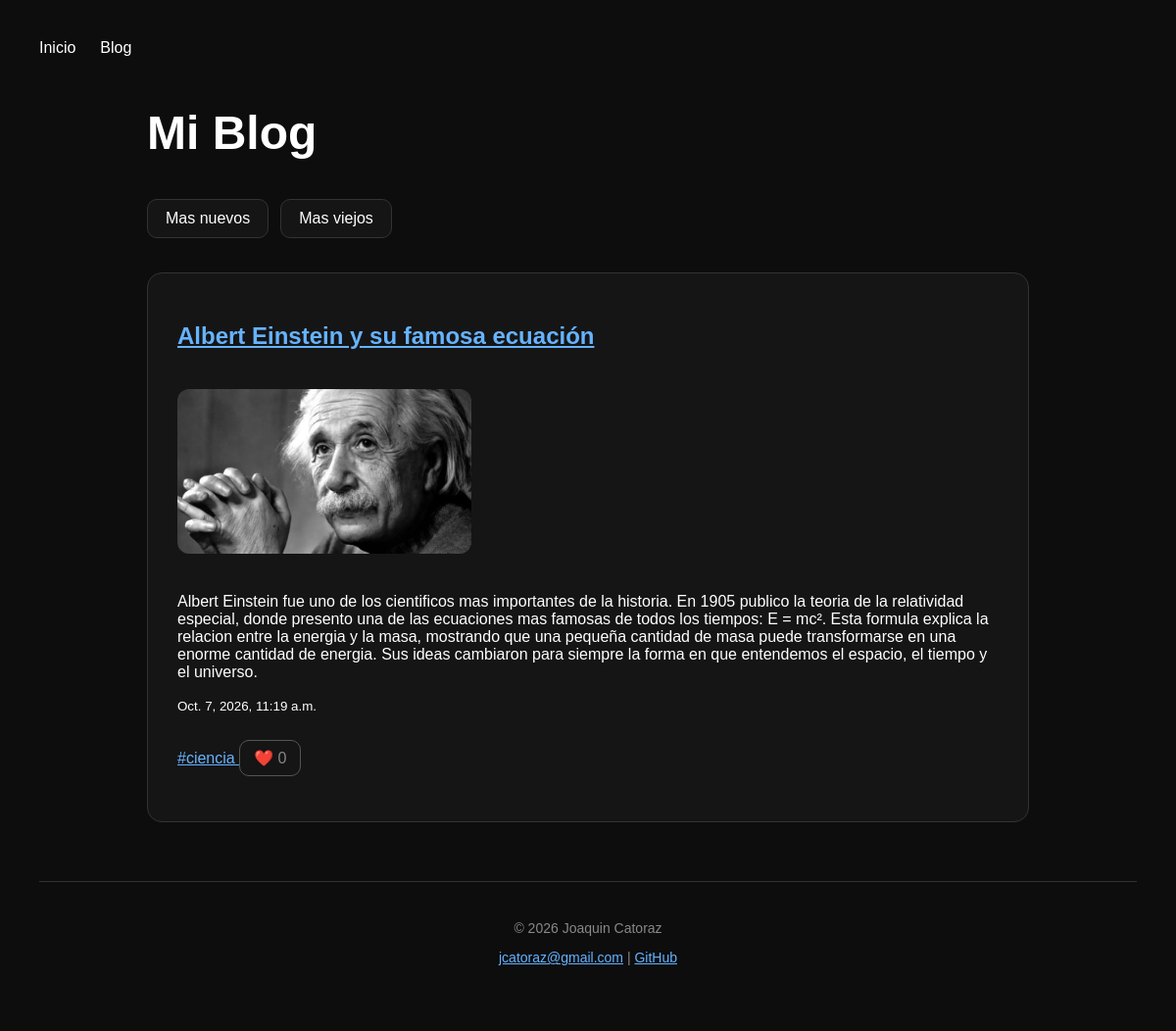
Screenshot of /blog/categoria/ciencia/ with the database file from the repository.
### blog/models.py (models this page shows, shortened)
class Post(models.Model):
    CATEGORIAS = [
        ("paises", "Paises"),
        ("deportes", "Deportes"),
        ("educacion", "Educacion"),
        ("cocina", "Cocina"),
        ("historia", "Historia"),
        ("ciencia", "Ciencia"),
        ("curiosidades", "Curiosidades"),
    ]
    titulo = models.CharField(max_length=200)
    texto = models.TextField()
    imagen = models.ImageField(upload_to="posts/", blank=True, null=True)
    categoria = models.CharField(max_length=20, choices=CATEGORIAS, default="curiosidades")
    likes = models.IntegerField(default=0)
    fecha = models.DateTimeField(auto_now_add=True)

### blog/views.py (the view)
# urls.py: path("categoria/<str:categoria>/", views.filtrar_categoria, name="filtrar_categoria"),
def filtrar_categoria(request, categoria):
    posts = Post.objects.filter(categoria=categoria).order_by("-fecha")
    likes = request.session.get("likes", [])
    return render(request, "blog/lista_posts.html", {
        "posts": posts,
        "likes": likes
    })

### blog/templates/blog/lista_posts.html (shortened to what this page needs)
{% load static %}
<!DOCTYPE html>
<html lang="es">
<head>
    <link rel="stylesheet" href="{% static 'blog/styles.css' %}">
</head>
<body>
    <nav>
        <a href="/">Inicio</a>
        <a href="/blog/">Blog</a>
    </nav>
    <main>
        <h1>Mi Blog</h1>
        <div style="display: flex; gap: 12px; margin-bottom: 35px;">
            <a href="{% url 'blog:ordenar_posts' 'nuevo' %}"
            style="padding: 10px 18px; background: #151515; border: 1px solid #333; border-radius: 10px; color: white; text-decoration: none;">
                Mas nuevos
            </a>
            <a href="{% url 'blog:ordenar_posts' 'viejo' %}"
            style="padding: 10px 18px; background: #151515; border: 1px solid #333; border-radius: 10px; color: white; text-decoration: none;">
                Mas viejos
            </a>
        </div>
        {% for post in posts %}
            <article>
                <h2>
                    <a href="{% url 'blog:detalle_post' post.id %}">
                        {{ post.titulo }}
                    </a>
                </h2>
                {% if post.imagen %}
                    <img src="{{ post.imagen.url }}" width="300">
                {% endif %}
                <p>{{ post.texto }}</p>
                <small>{{ post.fecha }}</small>
                <p>
                    <a href="{% url 'blog:filtrar_categoria' post.categoria %}">
                        #{{ post.categoria }}
                    </a>
                    {% if post.id in likes %}
                    <a href="{% url 'blog:dar_like' post.id %}"
                    style="display: inline-block; margin-top: 10px; padding: 8px 14px; background: #151515; border: 1px solid #ff4d4d; border-radius: 10px; color: #ff4d4d; text-decoration: none;">
                        ❤️ {{ post.likes }}
                    </a>
                {% else %}
                    <a href="{% url 'blog:dar_like' post.id %}"
                    style="display: inline-block; margin-top: 10px; padding: 8px 14px; background: #151515; border: 1px solid #555; border-radius: 10px; color: #888; text-decoration: none;">
                        ❤️ {{ post.likes }}
                    </a>
                {% endif %}
                </p>
            </article>
        {% empty %}
            <p>No hay publicaciones todavía.</p>
        {% endfor %}
    </main>
    <footer>
        <p>© 2026 Joaquin Catoraz</p>
        <p>
            <a href="mailto:TU_MAIL">jcatoraz@gmail.com</a>
            |
            <a href="https://github.com/jcatoraz-arch" target="_blank">GitHub</a>
        </p>
    </footer>
</body>
</html>

### blog/static/blog/styles.css (style rules this page uses)
body { font-family: "Space Grotesk", sans-serif; margin: 0; padding: 40px; background: #0d0d0d; color: white; }
nav { display: flex; gap: 25px; margin-bottom: 50px; }
nav a { color: white; text-decoration: none; }
main { max-width: 900px; margin: auto; }
h1 { font-size: 3rem; margin-bottom: 40px; }
h2 { color: white; }
a { color: #66b3ff; }
article { padding: 30px; margin-bottom: 30px; background: #151515; border: 1px solid #333; border-radius: 15px; }
article img { max-width: 100%; max-height: 500px; margin: 20px 0; border-radius: 12px; }
footer { text-align: center; margin-top: 60px; padding: 25px; border-top: 1px solid #333; color: #888; font-size: 14px; }

### rows the page displays
Post: titulo "Albert Einstein y su famosa ecuación", imagen (picture), texto "Albert Einstein fue uno de los cientificos mas importantes de la historia. En 1905 publico la teoria de la relatividad especial, donde presento una de las ecuaciones mas famosas de todos los tiempos: E = mc². Esta formula explica la relacion entre la energia y la masa, mostrando que una pequeña cantidad de masa puede transformarse en una enorme cantidad de energia. Sus ideas cambiaron para siempre la forma en que entendemos el espacio, el tiempo y el universo.", fecha "Oct. 7, 2026, 11:19 a.m.", categoria "ciencia", likes "0"
